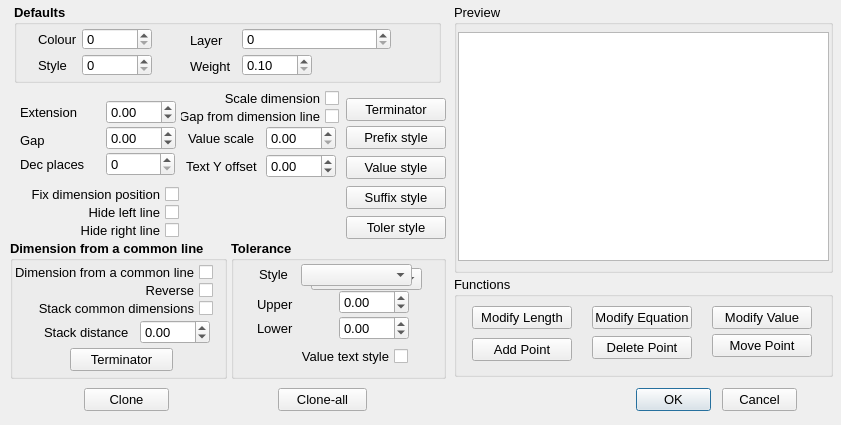
<?xml version="1.0" encoding="UTF-8"?>
<ui version="4.0">
 <class>Dimension_Dialog</class>
 <widget class="QDialog" name="Dimension_Dialog">
  <property name="geometry">
   <rect>
    <x>0</x>
    <y>0</y>
    <width>841</width>
    <height>425</height>
   </rect>
  </property>
  <property name="minimumSize">
   <size>
    <width>841</width>
    <height>425</height>
   </size>
  </property>
  <property name="maximumSize">
   <size>
    <width>841</width>
    <height>425</height>
   </size>
  </property>
  <property name="font">
   <font>
    <pointsize>10</pointsize>
   </font>
  </property>
  <property name="windowTitle">
   <string>Dimension options</string>
  </property>
  <property name="layoutDirection">
   <enum>Qt::LeftToRight</enum>
  </property>
  <widget class="QPushButton" name="_208">
   <property name="geometry">
    <rect>
     <x>346</x>
     <y>126</y>
     <width>100</width>
     <height>23</height>
    </rect>
   </property>
   <property name="font">
    <font>
     <family>Arial</family>
     <pointsize>10</pointsize>
    </font>
   </property>
   <property name="text">
    <string>Prefix style</string>
   </property>
   <property name="autoDefault">
    <bool>false</bool>
   </property>
  </widget>
  <widget class="QLabel" name="label_44">
   <property name="geometry">
    <rect>
     <x>20</x>
     <y>102</y>
     <width>77</width>
     <height>20</height>
    </rect>
   </property>
   <property name="font">
    <font>
     <family>Arial</family>
     <pointsize>10</pointsize>
    </font>
   </property>
   <property name="text">
    <string>Extension</string>
   </property>
   <property name="alignment">
    <set>Qt::AlignLeading|Qt::AlignLeft|Qt::AlignVCenter</set>
   </property>
  </widget>
  <widget class="QLabel" name="label_46">
   <property name="geometry">
    <rect>
     <x>20</x>
     <y>130</y>
     <width>77</width>
     <height>20</height>
    </rect>
   </property>
   <property name="font">
    <font>
     <family>Arial</family>
     <pointsize>10</pointsize>
    </font>
   </property>
   <property name="text">
    <string>Gap</string>
   </property>
   <property name="alignment">
    <set>Qt::AlignLeading|Qt::AlignLeft|Qt::AlignVCenter</set>
   </property>
  </widget>
  <widget class="QLabel" name="label_47">
   <property name="geometry">
    <rect>
     <x>20</x>
     <y>154</y>
     <width>79</width>
     <height>20</height>
    </rect>
   </property>
   <property name="font">
    <font>
     <family>Arial</family>
     <pointsize>10</pointsize>
    </font>
   </property>
   <property name="text">
    <string>Dec places</string>
   </property>
   <property name="alignment">
    <set>Qt::AlignLeading|Qt::AlignLeft|Qt::AlignVCenter</set>
   </property>
  </widget>
  <widget class="QLabel" name="label_48">
   <property name="geometry">
    <rect>
     <x>188</x>
     <y>128</y>
     <width>77</width>
     <height>20</height>
    </rect>
   </property>
   <property name="font">
    <font>
     <family>Arial</family>
     <pointsize>10</pointsize>
    </font>
   </property>
   <property name="text">
    <string>Value scale</string>
   </property>
   <property name="alignment">
    <set>Qt::AlignLeading|Qt::AlignLeft|Qt::AlignVCenter</set>
   </property>
  </widget>
  <widget class="QLabel" name="label_50">
   <property name="geometry">
    <rect>
     <x>186</x>
     <y>156</y>
     <width>81</width>
     <height>20</height>
    </rect>
   </property>
   <property name="font">
    <font>
     <family>Arial</family>
     <pointsize>10</pointsize>
    </font>
   </property>
   <property name="text">
    <string>Text Y offset</string>
   </property>
   <property name="alignment">
    <set>Qt::AlignLeading|Qt::AlignLeft|Qt::AlignVCenter</set>
   </property>
  </widget>
  <widget class="QCheckBox" name="_220">
   <property name="geometry">
    <rect>
     <x>10</x>
     <y>184</y>
     <width>169</width>
     <height>20</height>
    </rect>
   </property>
   <property name="font">
    <font>
     <family>Arial</family>
     <pointsize>10</pointsize>
    </font>
   </property>
   <property name="layoutDirection">
    <enum>Qt::RightToLeft</enum>
   </property>
   <property name="text">
    <string>Fix dimension position</string>
   </property>
   <property name="tristate">
    <bool>false</bool>
   </property>
  </widget>
  <widget class="QCheckBox" name="_225">
   <property name="geometry">
    <rect>
     <x>12</x>
     <y>202</y>
     <width>167</width>
     <height>20</height>
    </rect>
   </property>
   <property name="font">
    <font>
     <family>Arial</family>
     <pointsize>10</pointsize>
    </font>
   </property>
   <property name="layoutDirection">
    <enum>Qt::RightToLeft</enum>
   </property>
   <property name="text">
    <string>Hide left line</string>
   </property>
   <property name="tristate">
    <bool>false</bool>
   </property>
  </widget>
  <widget class="QCheckBox" name="_226">
   <property name="geometry">
    <rect>
     <x>10</x>
     <y>220</y>
     <width>169</width>
     <height>20</height>
    </rect>
   </property>
   <property name="font">
    <font>
     <family>Arial</family>
     <pointsize>10</pointsize>
    </font>
   </property>
   <property name="layoutDirection">
    <enum>Qt::RightToLeft</enum>
   </property>
   <property name="text">
    <string>Hide right line</string>
   </property>
   <property name="tristate">
    <bool>false</bool>
   </property>
  </widget>
  <widget class="QCheckBox" name="_219">
   <property name="geometry">
    <rect>
     <x>190</x>
     <y>88</y>
     <width>149</width>
     <height>21</height>
    </rect>
   </property>
   <property name="font">
    <font>
     <family>Arial</family>
     <pointsize>10</pointsize>
    </font>
   </property>
   <property name="layoutDirection">
    <enum>Qt::RightToLeft</enum>
   </property>
   <property name="text">
    <string>Scale dimension</string>
   </property>
   <property name="tristate">
    <bool>false</bool>
   </property>
  </widget>
  <widget class="QCheckBox" name="_217">
   <property name="geometry">
    <rect>
     <x>180</x>
     <y>106</y>
     <width>159</width>
     <height>21</height>
    </rect>
   </property>
   <property name="font">
    <font>
     <family>Arial</family>
     <pointsize>10</pointsize>
    </font>
   </property>
   <property name="layoutDirection">
    <enum>Qt::RightToLeft</enum>
   </property>
   <property name="text">
    <string>Gap from dimension line</string>
   </property>
   <property name="tristate">
    <bool>false</bool>
   </property>
  </widget>
  <widget class="QPushButton" name="_206">
   <property name="geometry">
    <rect>
     <x>346</x>
     <y>98</y>
     <width>100</width>
     <height>23</height>
    </rect>
   </property>
   <property name="font">
    <font>
     <family>Arial</family>
     <pointsize>10</pointsize>
    </font>
   </property>
   <property name="text">
    <string>Terminator</string>
   </property>
   <property name="autoDefault">
    <bool>false</bool>
   </property>
  </widget>
  <widget class="QPushButton" name="_207">
   <property name="geometry">
    <rect>
     <x>346</x>
     <y>156</y>
     <width>100</width>
     <height>23</height>
    </rect>
   </property>
   <property name="font">
    <font>
     <family>Arial</family>
     <pointsize>10</pointsize>
    </font>
   </property>
   <property name="text">
    <string>Value style</string>
   </property>
   <property name="autoDefault">
    <bool>false</bool>
   </property>
  </widget>
  <widget class="QPushButton" name="_209">
   <property name="geometry">
    <rect>
     <x>346</x>
     <y>186</y>
     <width>100</width>
     <height>23</height>
    </rect>
   </property>
   <property name="font">
    <font>
     <family>Arial</family>
     <pointsize>10</pointsize>
    </font>
   </property>
   <property name="text">
    <string>Suffix style</string>
   </property>
   <property name="autoDefault">
    <bool>false</bool>
   </property>
  </widget>
  <widget class="QPushButton" name="_215">
   <property name="geometry">
    <rect>
     <x>346</x>
     <y>216</y>
     <width>100</width>
     <height>23</height>
    </rect>
   </property>
   <property name="font">
    <font>
     <family>Arial</family>
     <pointsize>10</pointsize>
    </font>
   </property>
   <property name="text">
    <string>Toler style</string>
   </property>
   <property name="autoDefault">
    <bool>false</bool>
   </property>
  </widget>
  <widget class="QGroupBox" name="groupBox">
   <property name="geometry">
    <rect>
     <x>10</x>
     <y>240</y>
     <width>217</width>
     <height>139</height>
    </rect>
   </property>
   <property name="font">
    <font>
     <family>Arial</family>
     <pointsize>10</pointsize>
     <weight>75</weight>
     <bold>true</bold>
    </font>
   </property>
   <property name="title">
    <string>Dimension from a common line</string>
   </property>
   <widget class="QCheckBox" name="_203">
    <property name="geometry">
     <rect>
      <x>2</x>
      <y>22</y>
      <width>201</width>
      <height>21</height>
     </rect>
    </property>
    <property name="font">
     <font>
      <family>Arial</family>
      <pointsize>10</pointsize>
      <weight>50</weight>
      <bold>false</bold>
     </font>
    </property>
    <property name="layoutDirection">
     <enum>Qt::RightToLeft</enum>
    </property>
    <property name="text">
     <string>Dimension from a common line</string>
    </property>
    <property name="tristate">
     <bool>false</bool>
    </property>
   </widget>
   <widget class="QCheckBox" name="_224">
    <property name="geometry">
     <rect>
      <x>14</x>
      <y>40</y>
      <width>189</width>
      <height>21</height>
     </rect>
    </property>
    <property name="font">
     <font>
      <family>Arial</family>
      <pointsize>10</pointsize>
      <weight>50</weight>
      <bold>false</bold>
     </font>
    </property>
    <property name="layoutDirection">
     <enum>Qt::RightToLeft</enum>
    </property>
    <property name="text">
     <string>Reverse</string>
    </property>
    <property name="tristate">
     <bool>false</bool>
    </property>
   </widget>
   <widget class="QCheckBox" name="_204">
    <property name="geometry">
     <rect>
      <x>10</x>
      <y>58</y>
      <width>193</width>
      <height>21</height>
     </rect>
    </property>
    <property name="font">
     <font>
      <family>Arial</family>
      <pointsize>10</pointsize>
      <weight>50</weight>
      <bold>false</bold>
     </font>
    </property>
    <property name="layoutDirection">
     <enum>Qt::RightToLeft</enum>
    </property>
    <property name="text">
     <string>Stack common dimensions</string>
    </property>
    <property name="tristate">
     <bool>false</bool>
    </property>
   </widget>
   <widget class="QPushButton" name="_210">
    <property name="geometry">
     <rect>
      <x>60</x>
      <y>108</y>
      <width>103</width>
      <height>23</height>
     </rect>
    </property>
    <property name="font">
     <font>
      <family>Arial</family>
      <pointsize>10</pointsize>
      <weight>50</weight>
      <bold>false</bold>
     </font>
    </property>
    <property name="text">
     <string>Terminator</string>
    </property>
    <property name="autoDefault">
     <bool>false</bool>
    </property>
   </widget>
   <widget class="QLabel" name="label_51">
    <property name="geometry">
     <rect>
      <x>34</x>
      <y>82</y>
      <width>93</width>
      <height>20</height>
     </rect>
    </property>
    <property name="font">
     <font>
      <family>Arial</family>
      <pointsize>10</pointsize>
      <weight>50</weight>
      <bold>false</bold>
     </font>
    </property>
    <property name="text">
     <string>Stack distance</string>
    </property>
    <property name="alignment">
     <set>Qt::AlignLeading|Qt::AlignLeft|Qt::AlignVCenter</set>
    </property>
   </widget>
   <widget class="RCDoubleSpinBox" name="_205">
    <property name="geometry">
     <rect>
      <x>130</x>
      <y>80</y>
      <width>70</width>
      <height>24</height>
     </rect>
    </property>
    <property name="font">
     <font>
      <pointsize>10</pointsize>
      <weight>50</weight>
      <bold>false</bold>
     </font>
    </property>
    <property name="minimum">
     <double>-100000000.000000000000000</double>
    </property>
    <property name="maximum">
     <double>100000000.000000000000000</double>
    </property>
   </widget>
  </widget>
  <widget class="QGroupBox" name="groupBox_2">
   <property name="geometry">
    <rect>
     <x>231</x>
     <y>240</y>
     <width>215</width>
     <height>139</height>
    </rect>
   </property>
   <property name="font">
    <font>
     <family>Arial</family>
     <pointsize>10</pointsize>
     <weight>75</weight>
     <bold>true</bold>
    </font>
   </property>
   <property name="title">
    <string>Tolerance</string>
   </property>
   <widget class="QLabel" name="label_45">
    <property name="geometry">
     <rect>
      <x>28</x>
      <y>24</y>
      <width>45</width>
      <height>20</height>
     </rect>
    </property>
    <property name="font">
     <font>
      <pointsize>10</pointsize>
      <weight>50</weight>
      <bold>false</bold>
     </font>
    </property>
    <property name="text">
     <string>Style</string>
    </property>
    <property name="alignment">
     <set>Qt::AlignLeading|Qt::AlignLeft|Qt::AlignVCenter</set>
    </property>
   </widget>
   <widget class="QComboBox" name="_211">
    <property name="geometry">
     <rect>
      <x>70</x>
      <y>24</y>
      <width>111</width>
      <height>22</height>
     </rect>
    </property>
    <property name="font">
     <font>
      <weight>50</weight>
      <bold>false</bold>
     </font>
    </property>
   </widget>
   <widget class="QLabel" name="label_52">
    <property name="geometry">
     <rect>
      <x>26</x>
      <y>54</y>
      <width>73</width>
      <height>20</height>
     </rect>
    </property>
    <property name="font">
     <font>
      <pointsize>10</pointsize>
      <weight>50</weight>
      <bold>false</bold>
     </font>
    </property>
    <property name="text">
     <string>Upper</string>
    </property>
    <property name="alignment">
     <set>Qt::AlignLeading|Qt::AlignLeft|Qt::AlignVCenter</set>
    </property>
   </widget>
   <widget class="QLabel" name="label_53">
    <property name="geometry">
     <rect>
      <x>26</x>
      <y>78</y>
      <width>71</width>
      <height>20</height>
     </rect>
    </property>
    <property name="font">
     <font>
      <pointsize>10</pointsize>
      <weight>50</weight>
      <bold>false</bold>
     </font>
    </property>
    <property name="text">
     <string>Lower</string>
    </property>
    <property name="alignment">
     <set>Qt::AlignLeading|Qt::AlignLeft|Qt::AlignVCenter</set>
    </property>
   </widget>
   <widget class="QCheckBox" name="_216">
    <property name="geometry">
     <rect>
      <x>58</x>
      <y>106</y>
      <width>119</width>
      <height>21</height>
     </rect>
    </property>
    <property name="font">
     <font>
      <family>Arial</family>
      <pointsize>10</pointsize>
      <weight>50</weight>
      <bold>false</bold>
     </font>
    </property>
    <property name="layoutDirection">
     <enum>Qt::RightToLeft</enum>
    </property>
    <property name="text">
     <string>Value text style</string>
    </property>
    <property name="tristate">
     <bool>false</bool>
    </property>
   </widget>
   <widget class="RCDoubleSpinBox" name="_212">
    <property name="geometry">
     <rect>
      <x>108</x>
      <y>50</y>
      <width>70</width>
      <height>24</height>
     </rect>
    </property>
    <property name="font">
     <font>
      <pointsize>10</pointsize>
      <weight>50</weight>
      <bold>false</bold>
     </font>
    </property>
    <property name="minimum">
     <double>-100000000.000000000000000</double>
    </property>
    <property name="maximum">
     <double>100000000.000000000000000</double>
    </property>
   </widget>
   <widget class="RCDoubleSpinBox" name="_213">
    <property name="geometry">
     <rect>
      <x>108</x>
      <y>76</y>
      <width>70</width>
      <height>24</height>
     </rect>
    </property>
    <property name="font">
     <font>
      <pointsize>10</pointsize>
      <weight>50</weight>
      <bold>false</bold>
     </font>
    </property>
    <property name="minimum">
     <double>-100000.000000000000000</double>
    </property>
    <property name="maximum">
     <double>100000.000000000000000</double>
    </property>
   </widget>
   <widget class="QComboBox" name="_2011">
    <property name="geometry">
     <rect>
      <x>80</x>
      <y>28</y>
      <width>111</width>
      <height>22</height>
     </rect>
    </property>
    <property name="font">
     <font>
      <weight>50</weight>
      <bold>false</bold>
     </font>
    </property>
   </widget>
   <zorder>_2011</zorder>
   <zorder>label_45</zorder>
   <zorder>_211</zorder>
   <zorder>label_52</zorder>
   <zorder>label_53</zorder>
   <zorder>_216</zorder>
   <zorder>_212</zorder>
   <zorder>_213</zorder>
  </widget>
  <widget class="QPushButton" name="_1">
   <property name="geometry">
    <rect>
     <x>636</x>
     <y>388</y>
     <width>75</width>
     <height>23</height>
    </rect>
   </property>
   <property name="font">
    <font>
     <family>Arial</family>
     <pointsize>10</pointsize>
    </font>
   </property>
   <property name="text">
    <string>OK</string>
   </property>
   <property name="default">
    <bool>true</bool>
   </property>
  </widget>
  <widget class="QPushButton" name="_2">
   <property name="geometry">
    <rect>
     <x>722</x>
     <y>388</y>
     <width>75</width>
     <height>23</height>
    </rect>
   </property>
   <property name="font">
    <font>
     <family>Arial</family>
     <pointsize>10</pointsize>
    </font>
   </property>
   <property name="text">
    <string>Cancel</string>
   </property>
   <property name="autoDefault">
    <bool>false</bool>
   </property>
  </widget>
  <widget class="QPushButton" name="_223">
   <property name="geometry">
    <rect>
     <x>278</x>
     <y>388</y>
     <width>89</width>
     <height>23</height>
    </rect>
   </property>
   <property name="font">
    <font>
     <family>Arial</family>
     <pointsize>10</pointsize>
    </font>
   </property>
   <property name="text">
    <string>Clone-all</string>
   </property>
   <property name="autoDefault">
    <bool>false</bool>
   </property>
  </widget>
  <widget class="QPushButton" name="_221">
   <property name="geometry">
    <rect>
     <x>84</x>
     <y>388</y>
     <width>85</width>
     <height>23</height>
    </rect>
   </property>
   <property name="font">
    <font>
     <family>Arial</family>
     <pointsize>10</pointsize>
    </font>
   </property>
   <property name="text">
    <string>Clone</string>
   </property>
   <property name="autoDefault">
    <bool>false</bool>
   </property>
  </widget>
  <widget class="RCDoubleSpinBox" name="_200">
   <property name="geometry">
    <rect>
     <x>106</x>
     <y>100</y>
     <width>70</width>
     <height>24</height>
    </rect>
   </property>
   <property name="font">
    <font>
     <pointsize>10</pointsize>
    </font>
   </property>
   <property name="minimum">
    <double>-100000000.000000000000000</double>
   </property>
   <property name="maximum">
    <double>100000000.000000000000000</double>
   </property>
  </widget>
  <widget class="RCDoubleSpinBox" name="_201">
   <property name="geometry">
    <rect>
     <x>106</x>
     <y>126</y>
     <width>70</width>
     <height>24</height>
    </rect>
   </property>
   <property name="font">
    <font>
     <pointsize>10</pointsize>
    </font>
   </property>
   <property name="minimum">
    <double>-100000000.000000000000000</double>
   </property>
   <property name="maximum">
    <double>100000000.000000000000000</double>
   </property>
  </widget>
  <widget class="RCDoubleSpinBox" name="_218">
   <property name="geometry">
    <rect>
     <x>266</x>
     <y>126</y>
     <width>70</width>
     <height>24</height>
    </rect>
   </property>
   <property name="font">
    <font>
     <pointsize>10</pointsize>
    </font>
   </property>
   <property name="decimals">
    <number>2</number>
   </property>
   <property name="minimum">
    <double>0.000000000000000</double>
   </property>
   <property name="maximum">
    <double>100000000.000000000000000</double>
   </property>
   <property name="value">
    <double>0.000000000000000</double>
   </property>
  </widget>
  <widget class="RCDoubleSpinBox" name="_222">
   <property name="geometry">
    <rect>
     <x>266</x>
     <y>154</y>
     <width>70</width>
     <height>24</height>
    </rect>
   </property>
   <property name="font">
    <font>
     <pointsize>10</pointsize>
    </font>
   </property>
   <property name="minimum">
    <double>-100000000.000000000000000</double>
   </property>
   <property name="maximum">
    <double>100000000.000000000000000</double>
   </property>
  </widget>
  <widget class="QGroupBox" name="groupBox_3">
   <property name="geometry">
    <rect>
     <x>14</x>
     <y>4</y>
     <width>427</width>
     <height>79</height>
    </rect>
   </property>
   <property name="font">
    <font>
     <pointsize>10</pointsize>
     <weight>75</weight>
     <bold>true</bold>
    </font>
   </property>
   <property name="title">
    <string>Defaults</string>
   </property>
   <widget class="QPushButton" name="_1002">
    <property name="enabled">
     <bool>true</bool>
    </property>
    <property name="geometry">
     <rect>
      <x>144</x>
      <y>49</y>
      <width>24</width>
      <height>24</height>
     </rect>
    </property>
    <property name="font">
     <font>
      <family>Arial</family>
      <pointsize>10</pointsize>
     </font>
    </property>
    <property name="toolTip">
     <string>Select Style</string>
    </property>
    <property name="statusTip">
     <string/>
    </property>
    <property name="text">
     <string/>
    </property>
    <property name="icon">
     <iconset resource="../RealCAD.qrc">
      <normaloff>:/images/PROPERTIES-styles.svg</normaloff>:/images/PROPERTIES-styles.svg</iconset>
    </property>
    <property name="iconSize">
     <size>
      <width>20</width>
      <height>20</height>
     </size>
    </property>
    <property name="autoDefault">
     <bool>false</bool>
    </property>
    <property name="flat">
     <bool>true</bool>
    </property>
   </widget>
   <widget class="QLabel" name="label_103">
    <property name="geometry">
     <rect>
      <x>176</x>
      <y>52</y>
      <width>47</width>
      <height>20</height>
     </rect>
    </property>
    <property name="font">
     <font>
      <family>Arial</family>
      <pointsize>10</pointsize>
      <weight>50</weight>
      <bold>false</bold>
     </font>
    </property>
    <property name="text">
     <string>Weight</string>
    </property>
   </widget>
   <widget class="QPushButton" name="_1001">
    <property name="enabled">
     <bool>true</bool>
    </property>
    <property name="geometry">
     <rect>
      <x>384</x>
      <y>24</y>
      <width>24</width>
      <height>24</height>
     </rect>
    </property>
    <property name="font">
     <font>
      <family>Arial</family>
      <pointsize>10</pointsize>
     </font>
    </property>
    <property name="toolTip">
     <string>Select Layer</string>
    </property>
    <property name="statusTip">
     <string/>
    </property>
    <property name="text">
     <string/>
    </property>
    <property name="icon">
     <iconset resource="../RealCAD.qrc">
      <normaloff>:/images/PROPERTIES-layers.svg</normaloff>:/images/PROPERTIES-layers.svg</iconset>
    </property>
    <property name="iconSize">
     <size>
      <width>20</width>
      <height>20</height>
     </size>
    </property>
    <property name="autoDefault">
     <bool>false</bool>
    </property>
    <property name="flat">
     <bool>true</bool>
    </property>
   </widget>
   <widget class="QSpinBox" name="_102">
    <property name="enabled">
     <bool>true</bool>
    </property>
    <property name="geometry">
     <rect>
      <x>68</x>
      <y>50</y>
      <width>70</width>
      <height>22</height>
     </rect>
    </property>
    <property name="font">
     <font>
      <family>Arial</family>
      <pointsize>10</pointsize>
      <weight>50</weight>
      <bold>false</bold>
     </font>
    </property>
    <property name="maximum">
     <number>255</number>
    </property>
   </widget>
   <widget class="QLabel" name="label_100">
    <property name="geometry">
     <rect>
      <x>24</x>
      <y>25</y>
      <width>43</width>
      <height>20</height>
     </rect>
    </property>
    <property name="font">
     <font>
      <family>Arial</family>
      <pointsize>10</pointsize>
      <weight>50</weight>
      <bold>false</bold>
     </font>
    </property>
    <property name="text">
     <string>Colour</string>
    </property>
   </widget>
   <widget class="QLabel" name="label_102">
    <property name="geometry">
     <rect>
      <x>24</x>
      <y>51</y>
      <width>45</width>
      <height>20</height>
     </rect>
    </property>
    <property name="font">
     <font>
      <family>Arial</family>
      <pointsize>10</pointsize>
      <weight>50</weight>
      <bold>false</bold>
     </font>
    </property>
    <property name="text">
     <string>Style</string>
    </property>
   </widget>
   <widget class="QPushButton" name="_1000">
    <property name="enabled">
     <bool>true</bool>
    </property>
    <property name="geometry">
     <rect>
      <x>144</x>
      <y>23</y>
      <width>24</width>
      <height>24</height>
     </rect>
    </property>
    <property name="font">
     <font>
      <family>Arial</family>
      <pointsize>10</pointsize>
     </font>
    </property>
    <property name="toolTip">
     <string>Select Colour</string>
    </property>
    <property name="text">
     <string/>
    </property>
    <property name="icon">
     <iconset resource="../RealCAD.qrc">
      <normaloff>:/images/PROPERTIES-colours.svg</normaloff>:/images/PROPERTIES-colours.svg</iconset>
    </property>
    <property name="iconSize">
     <size>
      <width>20</width>
      <height>20</height>
     </size>
    </property>
    <property name="autoDefault">
     <bool>false</bool>
    </property>
    <property name="flat">
     <bool>true</bool>
    </property>
   </widget>
   <widget class="QSpinBox" name="_100">
    <property name="enabled">
     <bool>true</bool>
    </property>
    <property name="geometry">
     <rect>
      <x>68</x>
      <y>24</y>
      <width>70</width>
      <height>22</height>
     </rect>
    </property>
    <property name="font">
     <font>
      <family>Arial</family>
      <pointsize>10</pointsize>
      <weight>50</weight>
      <bold>false</bold>
     </font>
    </property>
    <property name="specialValueText">
     <string/>
    </property>
    <property name="maximum">
     <number>255</number>
    </property>
   </widget>
   <widget class="WeightSpinBox" name="_103">
    <property name="enabled">
     <bool>true</bool>
    </property>
    <property name="geometry">
     <rect>
      <x>228</x>
      <y>50</y>
      <width>70</width>
      <height>22</height>
     </rect>
    </property>
    <property name="font">
     <font>
      <family>Arial</family>
      <pointsize>10</pointsize>
      <weight>50</weight>
      <bold>false</bold>
     </font>
    </property>
    <property name="specialValueText">
     <string/>
    </property>
    <property name="minimum">
     <double>0.100000000000000</double>
    </property>
    <property name="maximum">
     <double>3.000000000000000</double>
    </property>
    <property name="singleStep">
     <double>0.100000000000000</double>
    </property>
   </widget>
   <widget class="LayerSpinBox" name="_101">
    <property name="enabled">
     <bool>true</bool>
    </property>
    <property name="geometry">
     <rect>
      <x>228</x>
      <y>24</y>
      <width>149</width>
      <height>22</height>
     </rect>
    </property>
    <property name="font">
     <font>
      <family>Arial</family>
      <pointsize>10</pointsize>
      <weight>50</weight>
      <bold>false</bold>
     </font>
    </property>
    <property name="suffix">
     <string/>
    </property>
    <property name="maximum">
     <number>2049</number>
    </property>
   </widget>
   <widget class="QPushButton" name="_1003">
    <property name="enabled">
     <bool>true</bool>
    </property>
    <property name="geometry">
     <rect>
      <x>306</x>
      <y>50</y>
      <width>24</width>
      <height>24</height>
     </rect>
    </property>
    <property name="font">
     <font>
      <family>Arial</family>
      <pointsize>10</pointsize>
     </font>
    </property>
    <property name="toolTip">
     <string>Select Weight</string>
    </property>
    <property name="statusTip">
     <string/>
    </property>
    <property name="text">
     <string/>
    </property>
    <property name="icon">
     <iconset resource="../RealCAD.qrc">
      <normaloff>:/images/PROPERTIES-weights.svg</normaloff>:/images/PROPERTIES-weights.svg</iconset>
    </property>
    <property name="iconSize">
     <size>
      <width>20</width>
      <height>20</height>
     </size>
    </property>
    <property name="autoDefault">
     <bool>false</bool>
    </property>
    <property name="flat">
     <bool>true</bool>
    </property>
   </widget>
   <widget class="QLabel" name="label_101">
    <property name="geometry">
     <rect>
      <x>176</x>
      <y>26</y>
      <width>43</width>
      <height>20</height>
     </rect>
    </property>
    <property name="font">
     <font>
      <family>Arial</family>
      <pointsize>10</pointsize>
      <weight>50</weight>
      <bold>false</bold>
     </font>
    </property>
    <property name="text">
     <string>Layer</string>
    </property>
   </widget>
  </widget>
  <widget class="RCIntegerSpinBox" name="_202">
   <property name="geometry">
    <rect>
     <x>106</x>
     <y>152</y>
     <width>69</width>
     <height>24</height>
    </rect>
   </property>
   <property name="maximum">
    <number>100</number>
   </property>
  </widget>
  <widget class="QGroupBox" name="groupBox_4">
   <property name="geometry">
    <rect>
     <x>454</x>
     <y>4</y>
     <width>379</width>
     <height>269</height>
    </rect>
   </property>
   <property name="title">
    <string>Preview</string>
   </property>
   <widget class="QGraphicsView" name="_214">
    <property name="geometry">
     <rect>
      <x>4</x>
      <y>28</y>
      <width>371</width>
      <height>229</height>
     </rect>
    </property>
    <property name="minimumSize">
     <size>
      <width>313</width>
      <height>159</height>
     </size>
    </property>
    <property name="maximumSize">
     <size>
      <width>500</width>
      <height>500</height>
     </size>
    </property>
    <property name="font">
     <font>
      <pointsize>10</pointsize>
     </font>
    </property>
    <property name="verticalScrollBarPolicy">
     <enum>Qt::ScrollBarAlwaysOff</enum>
    </property>
    <property name="horizontalScrollBarPolicy">
     <enum>Qt::ScrollBarAlwaysOff</enum>
    </property>
    <property name="sceneRect">
     <rectf>
      <x>0.000000000000000</x>
      <y>0.000000000000000</y>
      <width>313.000000000000000</width>
      <height>159.000000000000000</height>
     </rectf>
    </property>
    <property name="alignment">
     <set>Qt::AlignLeading|Qt::AlignLeft|Qt::AlignTop</set>
    </property>
    <property name="transformationAnchor">
     <enum>QGraphicsView::NoAnchor</enum>
    </property>
    <property name="viewportUpdateMode">
     <enum>QGraphicsView::FullViewportUpdate</enum>
    </property>
   </widget>
  </widget>
  <widget class="QGroupBox" name="groupBox_5">
   <property name="geometry">
    <rect>
     <x>454</x>
     <y>276</y>
     <width>379</width>
     <height>101</height>
    </rect>
   </property>
   <property name="title">
    <string>Functions</string>
   </property>
   <widget class="QPushButton" name="_230">
    <property name="geometry">
     <rect>
      <x>258</x>
      <y>30</y>
      <width>100</width>
      <height>23</height>
     </rect>
    </property>
    <property name="font">
     <font>
      <family>Arial</family>
      <pointsize>10</pointsize>
     </font>
    </property>
    <property name="text">
     <string>Modify Value</string>
    </property>
    <property name="autoDefault">
     <bool>false</bool>
    </property>
   </widget>
   <widget class="QPushButton" name="_228">
    <property name="geometry">
     <rect>
      <x>18</x>
      <y>30</y>
      <width>100</width>
      <height>23</height>
     </rect>
    </property>
    <property name="font">
     <font>
      <family>Arial</family>
      <pointsize>10</pointsize>
     </font>
    </property>
    <property name="text">
     <string>Modify Length</string>
    </property>
    <property name="autoDefault">
     <bool>false</bool>
    </property>
   </widget>
   <widget class="QPushButton" name="_229">
    <property name="geometry">
     <rect>
      <x>138</x>
      <y>30</y>
      <width>100</width>
      <height>23</height>
     </rect>
    </property>
    <property name="font">
     <font>
      <family>Arial</family>
      <pointsize>10</pointsize>
     </font>
    </property>
    <property name="text">
     <string>Modify Equation</string>
    </property>
    <property name="autoDefault">
     <bool>false</bool>
    </property>
   </widget>
   <widget class="QPushButton" name="_231">
    <property name="geometry">
     <rect>
      <x>18</x>
      <y>62</y>
      <width>100</width>
      <height>23</height>
     </rect>
    </property>
    <property name="font">
     <font>
      <family>Arial</family>
      <pointsize>10</pointsize>
     </font>
    </property>
    <property name="text">
     <string>Add Point</string>
    </property>
    <property name="autoDefault">
     <bool>false</bool>
    </property>
   </widget>
   <widget class="QPushButton" name="_232">
    <property name="geometry">
     <rect>
      <x>138</x>
      <y>60</y>
      <width>100</width>
      <height>23</height>
     </rect>
    </property>
    <property name="font">
     <font>
      <family>Arial</family>
      <pointsize>10</pointsize>
     </font>
    </property>
    <property name="text">
     <string>Delete Point</string>
    </property>
    <property name="autoDefault">
     <bool>false</bool>
    </property>
   </widget>
   <widget class="QPushButton" name="_233">
    <property name="geometry">
     <rect>
      <x>258</x>
      <y>58</y>
      <width>100</width>
      <height>23</height>
     </rect>
    </property>
    <property name="font">
     <font>
      <family>Arial</family>
      <pointsize>10</pointsize>
     </font>
    </property>
    <property name="text">
     <string>Move Point</string>
    </property>
    <property name="autoDefault">
     <bool>false</bool>
    </property>
   </widget>
  </widget>
 </widget>
 <customwidgets>
  <customwidget>
   <class>RCDoubleSpinBox</class>
   <extends>QDoubleSpinBox</extends>
   <header>../RealCADQt/source/rcdoublespinbox.h</header>
  </customwidget>
  <customwidget>
   <class>WeightSpinBox</class>
   <extends>QDoubleSpinBox</extends>
   <header>../RealCADQt/source/weightspinbox.h</header>
  </customwidget>
  <customwidget>
   <class>LayerSpinBox</class>
   <extends>QSpinBox</extends>
   <header>../RealCADQt/source/layerspinbox.h</header>
  </customwidget>
  <customwidget>
   <class>RCIntegerSpinBox</class>
   <extends>QSpinBox</extends>
   <header>../RealCADQt/source/rcintegerspinbox.h</header>
  </customwidget>
 </customwidgets>
 <resources>
  <include location="../RealCAD.qrc"/>
 </resources>
 <connections/>
 <designerdata>
  <property name="gridDeltaX">
   <number>2</number>
  </property>
  <property name="gridDeltaY">
   <number>2</number>
  </property>
  <property name="gridSnapX">
   <bool>true</bool>
  </property>
  <property name="gridSnapY">
   <bool>true</bool>
  </property>
  <property name="gridVisible">
   <bool>true</bool>
  </property>
 </designerdata>
</ui>
